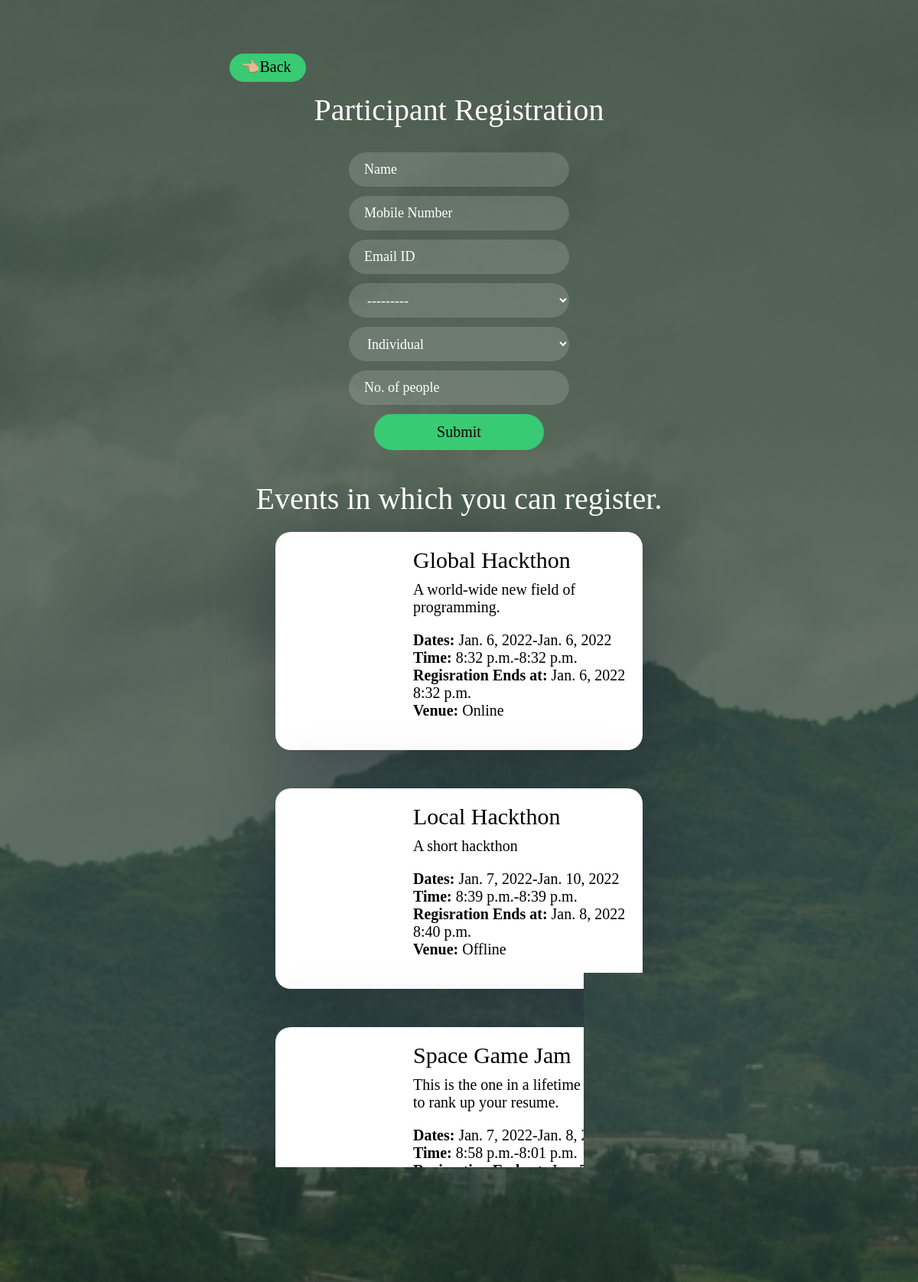
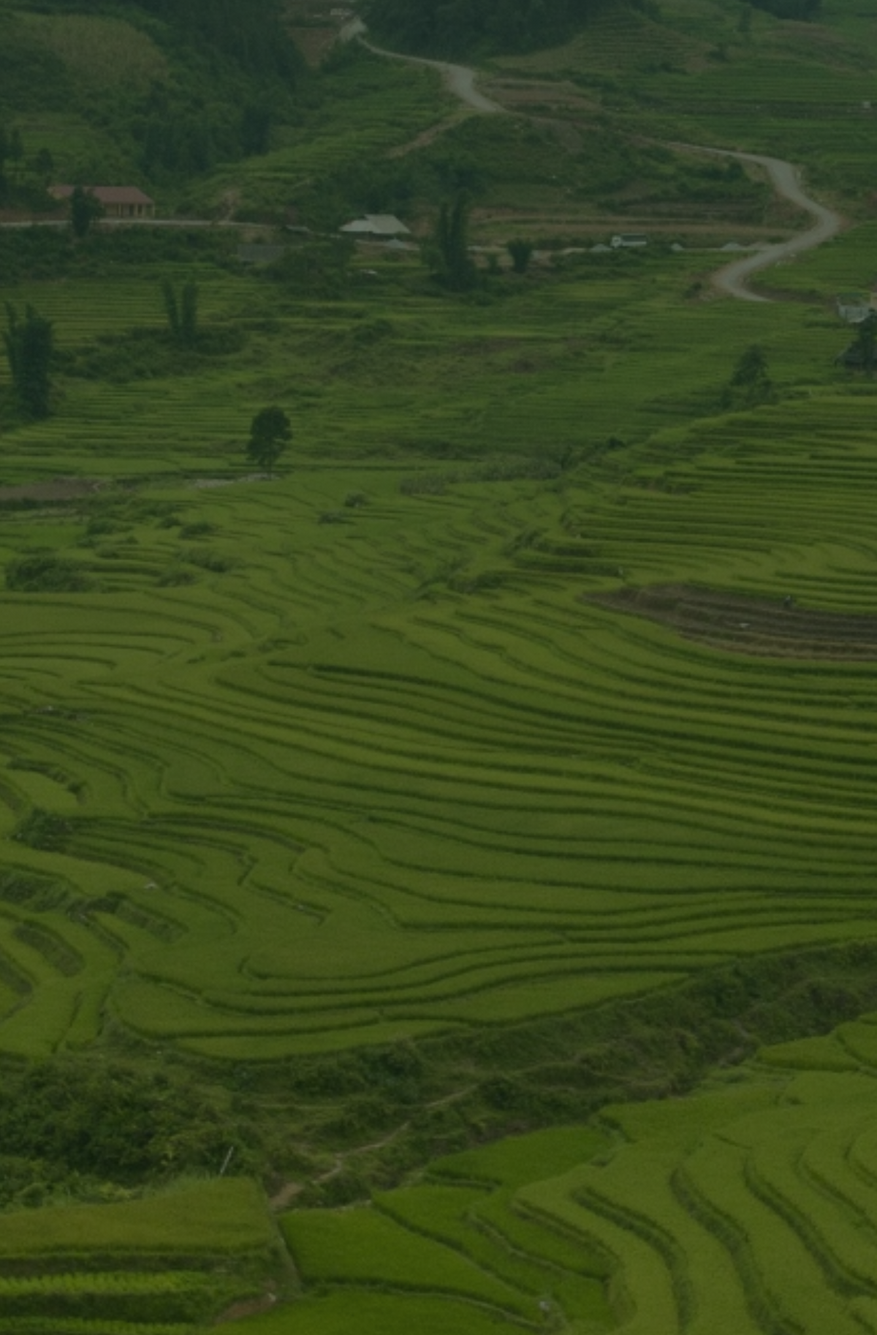
/events/show_events/ (upper part), run on the app's committed database (2 pictures, top to bottom).
### registration/models.py (models this page shows, shortened)
class Event(models.Model):
    event_name = models.CharField(max_length=30)
    description = models.TextField(max_length=400)
    location = models.CharField(max_length=30)
    from_date = models.DateField()
    from_time = models.TimeField()
    to_date = models.DateField()
    to_time = models.TimeField()
    registration_end_date = models.DateField()
    registration_end_time = models.TimeField()
    host_email = models.EmailField()
    host_password = models.CharField(max_length=30)
    status = models.IntegerField()
    poster_link = models.CharField(max_length=100000)
    def __str__(self):
        return self.event_name

### registration/views.py (the view)
# urls.py: path('show_events/', views.show_events, name='participant-registration'),
def show_events(request):
    if request.method == 'POST':
        participant_form = ParticipantForm(request.POST)
        if participant_form.is_valid():
            cleaned = participant_form.cleaned_data
            participant = Participant(name=cleaned['name'], mobile_number=cleaned['mobile_number'], email=cleaned['email'], event=cleaned['event'], registration_type=cleaned['registration_type'], no_of_people=cleaned['no_of_people'])
            participant.save()
            participant_form = ParticipantForm()
    else:
        participant_form = ParticipantForm()
    return render(request, 'show_events.html', {
        'events': Event.objects.all(),
        'form': participant_form,
    })

### registration/forms.py (shortened to what this page needs)
class ParticipantForm(forms.ModelForm):
    class Meta:
        model = Participant
        fields = '__all__'
        widgets = {
            'name': forms.TextInput(attrs={'placeholder': 'Name'}),
            'mobile_number': forms.TextInput(attrs={'placeholder': 'Mobile Number', 'type':'number'}),
            'email': forms.EmailInput(attrs={'placeholder':'Email ID'}),
            'registration_type': forms.Select(attrs={'placeholder':'Registration Type'}),
            'no_of_people': forms.TextInput(attrs={'placeholder': 'No. of people', 'type':'number'}),
        }

### registration/templates/show_events.html (shortened to what this page needs)
{% load static %}
<!DOCTYPE html>
<html lang="en">
  <head>
    <link rel="stylesheet" href="{% static 'css/style-event-dashboard.css'%}" />
    <link rel="stylesheet" href="{% static 'css/cards.css' %}" />
  </head>
  <body>
    <section class="event-form">
      <a href="/events/" class="back">👈🏼Back</a>
      <div class="row">
        <div class="heading">Participant Registration</div>
      </div>
      <div class="row">
        <form method="POST" action="">
          {% csrf_token %} {% for field in form %} {{field}} {{field.errors}}{% endfor %}
          <br>
          <button class="btn" type="submit">Submit</button>
        </form>
      </div>
    </section>
    {% if events %}
    <div class="heading">Events in which you can register.{{form.non_field_errors}}</div>
    {% for event in events%}
    <div class="card">
      <div
        class="left-photo"
        style="background-image: url('{{ event.poster_link }}');"
      ></div>
      <div class="right-info">
        <div class="heading-cards">{{event.event_name}}</div>
        <div class="desc">{{event.description}}</div>
        <div class="other">
          <div class="date">
            <b>Dates: </b>{{event.from_date}}-{{event.to_date}}
          </div>
          <div class="time">
            <b>Time: </b>{{event.from_time}}-{{event.to_time}}
          </div>
          <div class="reg-end">
            <b>Regisration Ends at: </b>{{event.registration_end_date}}
            {{event.registration_end_time}}
          </div>
          <div class="venue"><b>Venue: </b>{{event.location}}</div>
        </div>
      </div>
    </div>
    {% endfor %} {% else %}
    <div class="heading">No events availabe.</div>
    {% endif %}
  </body>
</html>

### static/css/style-event-dashboard.css (style rules this page uses)
* { margin: 0; padding: 0; box-sizing: border-box; }
html, body { text-rendering: optimizeLegibility; font-family: "livvic"; color: #fff; scroll-behavior: smooth; }
body { background-image: linear-gradient( rgba(7, 26, 14, 0.6), rgba(7, 26, 14, 0.5) ), url("./../images/back-2.jpg"); background-position: center; background-size: cover; background-attachment: fixed; font-size: 20px; }
.event-form { text-align: center; margin-top: 15vh; margin-bottom: 5vh; }
.row { width: 40%; margin: 0px auto; }
.heading { font-size: 200%; margin-bottom: 20px; text-align: center; }
.btn { margin-top: 12px; font-size: 20px; font-family: "livvic"; background-color: #39ca74; border: 2px solid #39ca74; border-radius: 100px; color: #000; padding: 10px 80px; }
input, select { height: 45px; width: 60%; padding: 5px 20px; background-color: rgba(255, 255, 255, 0.15); border: 1px transparent; border-radius: 100px; font-size: 18px; color: #fff; font-weight: 400; font-family: "livvic"; transition: 0.2s; outline: none; margin-top: 12px; }
option { color: #000; background-color: transparent; background: none; }
::placeholder { color: white; }
.back { position: absolute; border: 2px transparent; width: 100px; padding: 5px 5px 8px 0; border-radius: 100px; background-color: #39ca74; color: black; text-decoration: none; transform: translate(-300px, -50px); }

### static/css/cards.css (style rules this page uses)
.card { color: #000; display: grid; width: 40%; grid-template-columns: 1fr 2fr; border-radius: 20px; grid-template-rows: minmax(250px, auto); background-color: #fff; margin: 10px auto; box-shadow: 0px 14px 80px rgba(34, 35, 58, 0.5); margin-bottom: 50px; }
.left-photo { background-position: bottom center; background-size: cover; border-top-left-radius: 18px; border-bottom-left-radius: 18px; }
.right-info { padding: 20px; }
.heading-cards { font-size: 150%; padding-bottom: 10px; }
.desc { margin-bottom: 10px; }
.other { margin: 20px 0px; }

### data on the page
Event: event_name "Global Hackthon", description "A world-wide new field of programming.", from_date "Jan. 6, 2022", to_date "Jan. 6, 2022", from_time "8:32 p.m.", to_time "8:32 p.m.", registration_end_date "Jan. 6, 2022", registration_end_time "8:32 p.m.", location "Online"
Event: event_name "Local Hackthon", description "A short hackthon", from_date "Jan. 7, 2022", to_date "Jan. 10, 2022", from_time "8:39 p.m.", to_time "8:39 p.m.", registration_end_date "Jan. 8, 2022", registration_end_time "8:40 p.m.", location "Offline"
Event: event_name "Space Game Jam", description "This is the one in a lifetime chance to rank up your resume.", from_date "Jan. 7, 2022", to_date "Jan. 8, 2022", from_time "8:58 p.m.", to_time "8:01 p.m.", registration_end_date "Jan. 7, 2022", registration_end_time "8:04 p.m.", location "Online"
Event: description "A long self lasting hackthon.", from_date "Jan. 6, 2022", to_date "Jan. 8, 2022", from_time "9:13 p.m.", to_time "9:09 p.m.", registration_end_date "Jan. 5, 2022", registration_end_time "9:09 p.m."
Event: event_name "Event 04", description "A sample desc.", from_date "Jan. 7, 2022", to_date "Jan. 15, 2022", from_time "9:57 p.m.", to_time "9:58 p.m.", registration_end_date "Jan. 13, 2022", registration_end_time "9:01 p.m.", location "Offline"
Event: event_name "Simple Hackthon", description "A very simple Hackthon", from_date "Jan. 7, 2022", to_date "Jan. 11, 2022", from_time "3 p.m.", to_time "3 p.m.", registration_end_date "Jan. 6, 2022", registration_end_time "1:50 p.m.", location "Online"
Event: event_name "Simple Hackthon", description "A very simple Hackthon", from_date "Jan. 7, 2022", to_date "Jan. 11, 2022", from_time "3 p.m.", to_time "3 p.m.", registration_end_date "Jan. 6, 2022", registration_end_time "1:50 p.m.", location "Online"
Event: event_name "Simple Hackthon", description "A very simple Hackthon", from_date "Jan. 7, 2022", to_date "Jan. 11, 2022", from_time "3 p.m.", to_time "3 p.m.", registration_end_date "Jan. 6, 2022", registration_end_time "1:50 p.m.", location "Online"
Event: event_name "Simple Hackthon", description "A very simple Hackthon", from_date "Jan. 7, 2022", to_date "Jan. 11, 2022", from_time "3 p.m.", to_time "3 p.m.", registration_end_date "Jan. 6, 2022", registration_end_time "1:50 p.m.", location "Online"
